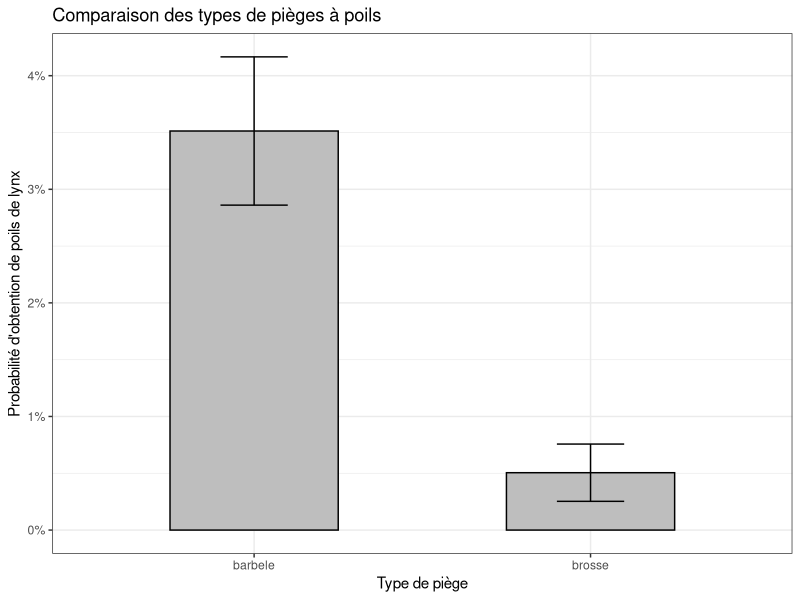
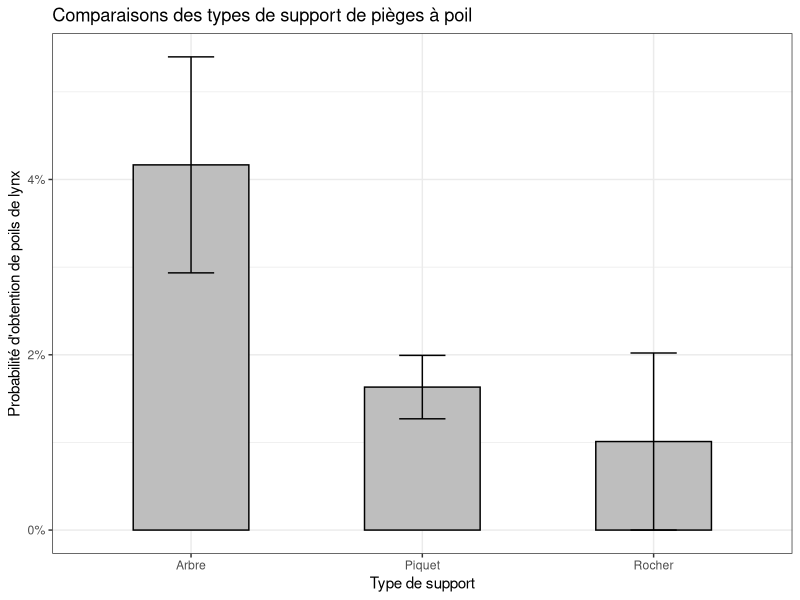

Here is the R script that generated these plots, in order:
## ---- chunk 1
knitr::opts_chunk$set(echo = TRUE)
## ---- chunk 2
#importation tidyverse

library(readr)
library(tidyr)
library(dplyr)
library(ggplot2)
library(tibble)
library(stringr)
library(forcats)
library(lubridate)

library(ggsignif)


## ---- chunk 3
Tidy_Releves_PP <- read_csv("Data/Tidy_Releves_PP.csv")
View(Tidy_Releves_PP)
## ---- chunk 4

modele <- lm(Tidy_Releves_PP$DetectionLynx~Tidy_Releves_PP$TypePiege)
summary(modele)

ggplot(
  data = Tidy_Releves_PP, 
  aes(
    x = TypePiege, 
    y = DetectionLynx
    )
  ) +
  stat_summary(
    fun = mean,
    geom = "bar", 
    width = 0.5, 
    show.legend = FALSE, 
    fill = "grey", 
    colour="black"
  ) +
  stat_summary(
    fun.data = mean_se, 
    geom = "errorbar",
    width = 0.2
  ) +
  scale_y_continuous(
    labels = scales::percent
  ) +
  labs(
    x     = "Type de piège",
    y     = "Probabilité d'obtention de poils de lynx",
    title = "Comparaison des types de pièges à poils"
  ) +
  theme_bw()

## ---- chunk 5
modele <- lm(Tidy_Releves_PP$DetectionLynx~Tidy_Releves_PP$Support)
summary(modele)


ggplot(Tidy_Releves_PP, aes(x = Support, y = DetectionLynx)) +
  stat_summary(fun = mean, geom = "bar", width = 0.5, show.legend = FALSE, fill = "grey", colour="black") +
  stat_summary(fun.data = mean_se, geom = "errorbar", width = 0.2) +
  scale_y_continuous(labels = scales::percent) +
  labs(
    x     = "Type de support",
    y     = "Probabilité d'obtention de poils de lynx",
    title = "Comparaisons des types de support de pièges à poil"
  ) +
  theme_bw()
